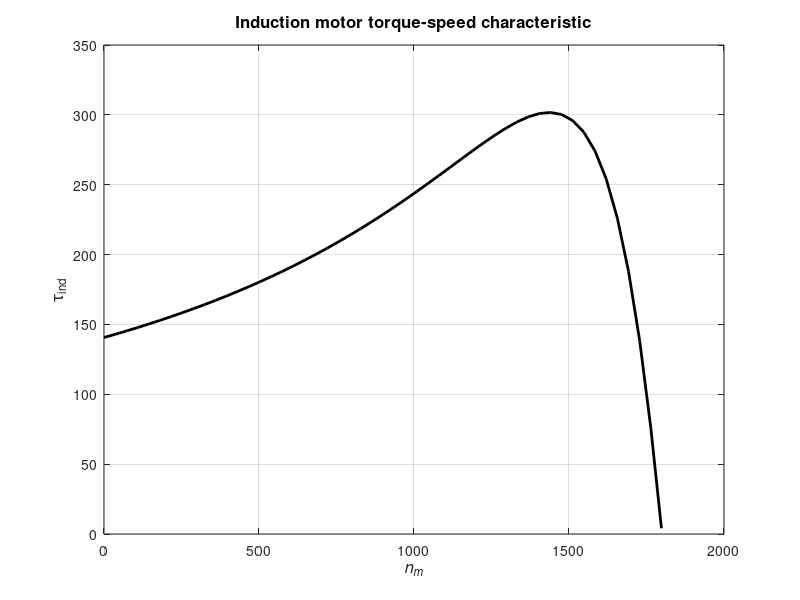

The MATLAB script that drew this image:

% For an induction motor with given synchronous speed

% The input values taken for the plot are as follows, they can be adjusted
% as per the user
r1 = 0.6;                 % Stator resistance
x1 = 1.0;                 % Stator reactance
r2 = 0.3;                 % Rotor resistance
x2 = 0.4;                 % Rotor reactance
xm = 27;                  % Magnetization branch reactance
v_phase = 500 / sqrt(3);    % Phase voltage taking input voltage as 500
n_sync = 1800;              % Synchronous speed (r/min)
w_sync = 188.5;             % Synchronous speed (rad/s)

% Calculation of the Thevenin Voltage and Impedance 
v_th = v_phase * ( xm / sqrt(r1^2 + (x1 + xm)^2) );
z_th = ((j*xm) * (r1 + j*x1)) / (r1 + j*(x1 + xm));
r_th = real(z_th);
x_th = imag(z_th);

% Calculation of torque-speed characteristic for many
% slips between 0 and 1.
s = (0:1:50) / 50;           % Slip
s(1) = 0.001;
nm = (1 - s) * n_sync;       % Mechanical speed

% Calculate torque for rotor resistance
for ii = 1:51
   t_ind1(ii) = (3 * v_th^2 * r2 / s(ii)) / ...
            (w_sync * ((r_th + r2/s(ii))^2 + (x_th + x2)^2) );
end

% Plot the torque-speed curve
plot(nm,t_ind1,'Color','k','LineWidth',2.0);
hold on;
xlabel('\itn_{m}','FontSize',12);
ylabel('\tau_{ind}','FontSize',12);
title ('Induction motor torque-speed characteristic','FontSize',12);
grid on;
hold off;